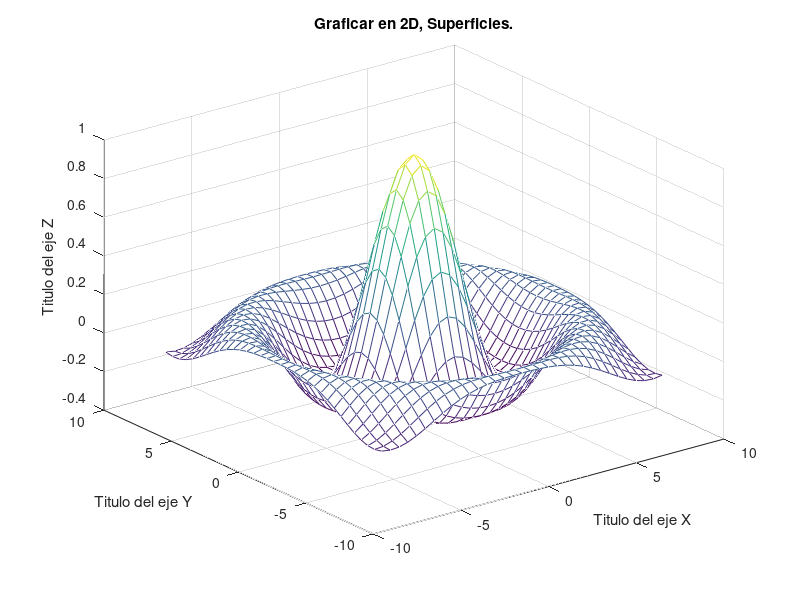

Source code (MATLAB):
%Graficas_Ejemplo2
[x,y] = meshgrid (-8:0.5:8);
%Se usa eps para evitar que R
%valga cero en el punto (0,0).
R=sqrt (x.^2+y.^2) + eps; 
z=sin(R)./R;
mesh (x,y,z)
title('Graficar en 2D, Superficies.')
grid on %mostramos cuadriculado
xlabel('Titulo del eje X')
ylabel('Titulo del eje Y')
zlabel('Titulo del eje Z')


